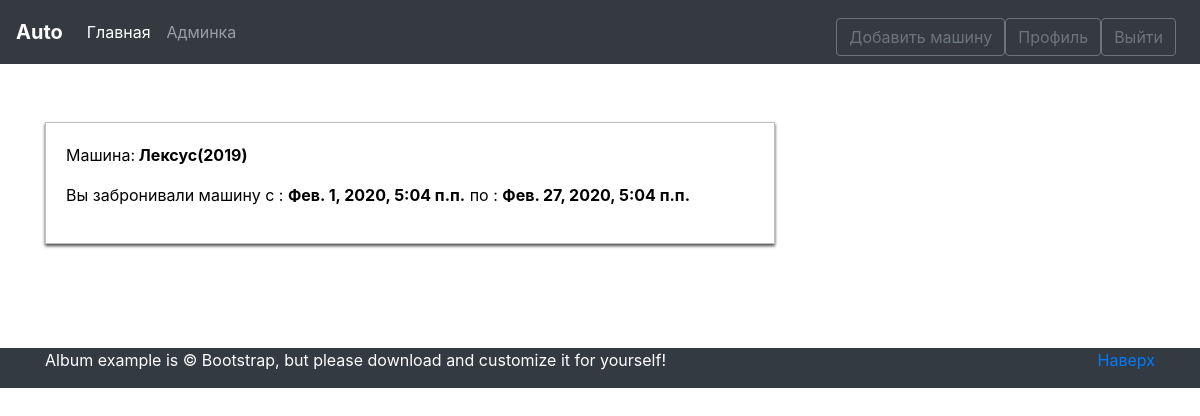
The page /reservation-detail/21/ (signed in) on the database its author committed.
### cars/models.py (models this page shows, shortened)
class Reservations_cars(models.Model):
    car = models.ForeignKey(Cars, on_delete=models.CASCADE)
    start_time = models.DateTimeField(default=timezone.now, verbose_name=_('дата аренды'))
    end_time = models.DateTimeField(default=timezone.now, verbose_name=_('дата возвращения'))
    customer = models.ForeignKey(to=settings.AUTH_USER_MODEL, on_delete=models.CASCADE, verbose_name=_('Арендатор'))
    class Meta:
        verbose_name_plural = 'Аренда машин'
        verbose_name = 'Аренда машины'

class Cars(models.Model):  # Машины, которые будут размещать пользователи
    nameru = models.CharField(_('Русское название'), max_length=150)
    nameen = models.CharField(_('Английское название'), max_length=150)
    year_of_creation = models.PositiveIntegerField(_('Год создания'))
    date = models.DateTimeField(default=timezone.now)
    author = models.ForeignKey(default=1, to=settings.AUTH_USER_MODEL, on_delete=models.CASCADE,
                               verbose_name=_('Владелец'),related_name="car")
    class Meta:
        verbose_name_plural = 'Автомобили'
        verbose_name = 'Автомобиль'

### cars/views.py (the view)
# urls.py: path(r'reservation-detail/<int:pk>/',views.ReservationDetailView.as_view(), name='reserv_detail'),
class ReservationDetailView(LoginRequiredMixin, DetailView):
    model = Reservations_cars
    template_name = 'cars/reservation_detail.html'

### templates/cars/reservation_detail.html
{% extends 'cars/base.html' %}
{% load crispy_forms_tags %}
{% load i18n %}
{% block main_section %}
  <div class="form-section">
        {% get_current_language as LANGUAGE_CODE %}
        {% if LANGUAGE_CODE == "en"%}
      <div class ="text">
        <p>{% trans "Машина" %}:<b> {{object.car.nameen}}(object.car.year_of_creation)</b></p>
      </div>
      {%else%}
       <div class ="text">
        <p>{% trans "Машина" %}:<b> {{object.car.nameru}}({{object.car.year_of_creation}})</b></p>
       </div>
    {%endif%}
     <div class ="text">
        <p>{% trans "Вы забронивали машину с " %}: <b>{{object.start_time}}</b> {% trans " по " %}: <b>{{object.end_time}}</b>
    </div>
  </div><br>
{% endblock main_section %}

### static/main.css (style rules this page uses)
body { background: #fafafa; }
.text { color : black; }
.form-section { color : black; background: #fff; padding: 20px; border: 1px solid silver; box-sizing: border-box; width: 100%; -webkit-box-shadow: 0 2px 3px 0 rgba(74,74,74.21); -moz-box-shadow:0 2px 3px 0 rgba(74,74,74.21); box-shadow:0 2px 3px 0 rgba(74,74,74.21); margin-top: 10px; margin-bottom: 30px; }

### rows shown on the page
Reservations_cars: car.nameru "Лексус", car.year_of_creation "2019", start_time "Фев. 1, 2020, 5:04 п.п.", end_time "Фев. 27, 2020, 5:04 п.п."
